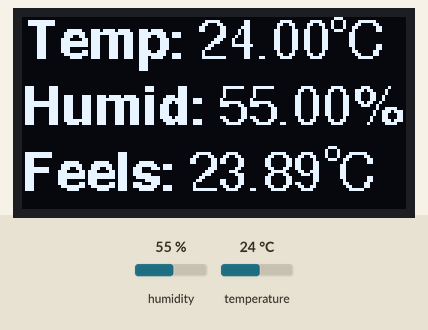
The sketch below on a simulated Arduino Uno, built with avr-gcc and run on an emulated ATmega328P. Parts: 128×64 one-colour display. Inputs (shaded band) come from the test bench; at power-on: humidity 55 %, temperature 24 °C. What the sketch prints to the serial monitor is not drawn.

Above: at 2.2 s.
2.3 s: humidity set to 22 %
At 3.5 s:
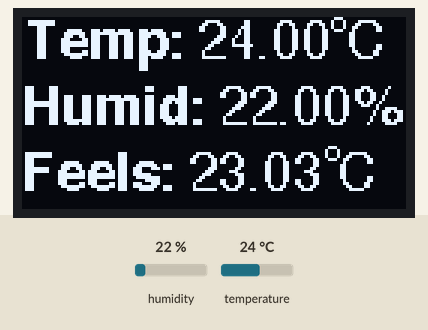
5.1 s: temperature set to 12 °C
At 6.1 s:
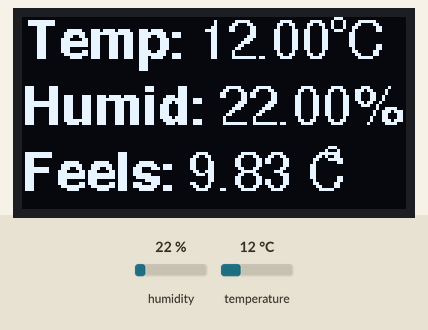
7.9 s: humidity set to 40 %
At 10.0 s:
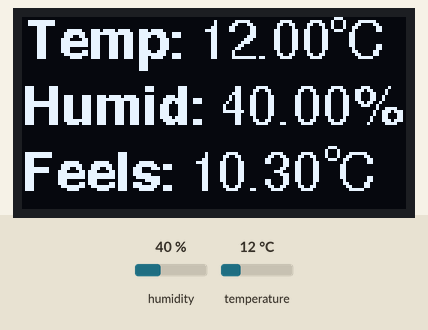
10.8 s: temperature set to 19 °C
At 12.6 s:
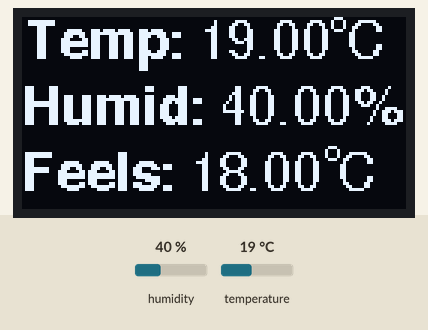
Timing chart, 0 to 14.1 s (numbered marks = the images above; inputs shaded):
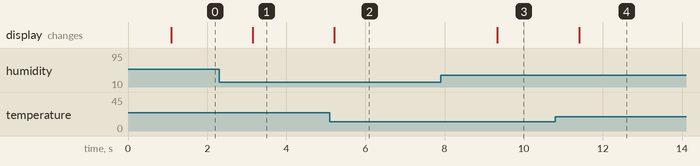

The sketch:

weather_info.ino
```cpp
#include <SPI.h>
#include <Wire.h>
#include <Adafruit_GFX.h>
#include <Adafruit_SSD1306.h>
#include <DHT.h>
#include <Adafruit_Sensor.h>
#include <Fonts/FreeSans9pt7b.h>
#include <Fonts/FreeSansBold9pt7b.h>

#define dataPin 4
#define DHTTYPE DHT11
DHT dht(dataPin, DHTTYPE);

#define SCREEN_WIDTH 128 // OLED display width, in pixels
#define SCREEN_HEIGHT 64 // OLED display height, in pixels

#define OLED_RESET 5
Adafruit_SSD1306 display(SCREEN_WIDTH, SCREEN_HEIGHT, &Wire, OLED_RESET);

#define LOGO_HEIGHT 64
#define LOGO_WIDTH 128

void setup()
{
    Serial.begin(9600);
    dht.begin();

    // SSD1306_SWITCHCAPVCC = generate display voltage from 3.3V internally
    if (!display.begin(SSD1306_SWITCHCAPVCC, 0x3C))
    { // Address 0x3D for 128x64
        Serial.println(F("SSD1306 allocation failed"));
        for (;;)
            ; // Don't proceed, loop forever
    }
    delay(1000);
}

void loop()
{
    float h = dht.readHumidity();                  // read humidity
    float t = dht.readTemperature();               // read temperature
    float hic = dht.computeHeatIndex(t, h, false); // compute head index for temp in °C

    // Printing the results on the serial monitor
    Serial.print("Temperature = ");
    Serial.print(t);
    Serial.print(" *C ");
    Serial.print("    Humidity = ");
    Serial.print(h);
    Serial.println(" % ");

    display.clearDisplay();
    display.setTextSize(1); // Draw 2X-scale text
    display.setTextColor(WHITE);
    display.setFont(&FreeSansBold9pt7b);
    display.setCursor(0, 13);
    display.print(F("Temp: "));
    display.setFont(&FreeSans9pt7b);
    display.drawCircle(105, 2, 2, WHITE);
    display.print(t);
    display.println(F(" C"));
    display.setFont(&FreeSansBold9pt7b);
    display.print(F("Humid: "));
    display.setFont(&FreeSans9pt7b);
    display.print(h);
    display.println(F("%"));
    display.setFont(&FreeSansBold9pt7b);
    display.print(F("Feels: "));
    display.setFont(&FreeSans9pt7b);
    display.print(hic);
    display.println(F(" C"));
    display.drawCircle(103, 45, 2, WHITE);
    display.display();

    delay(2000); // Delays 2 secods, as the DHT22 sampling rate is 0.5Hz
}
```

Measured:
- after the input at 2.3 s, the display: changes after 0.85 s (image 1)
- after the input at 5.1 s, the display: changes after 0.11 s (image 2)
- after the input at 7.9 s, the display: changes after 1.4 s (image 3)
- after the input at 10.8 s, the display: changes after 0.60 s (image 4)
